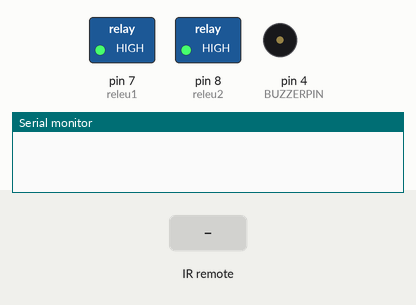
The sketch below on a simulated Arduino Uno, built with avr-gcc and run on an emulated ATmega328P. On the bench: switched loads named in the sketch (green lamp = pin HIGH), buzzer (waves = sounding), the last lines printed to the serial monitor. The inputs (shaded band) are chosen by the test bench.

Above: at 1.2 s.
1.3 s: infrared code 0xBA45FF00 received
At 1.5 s:
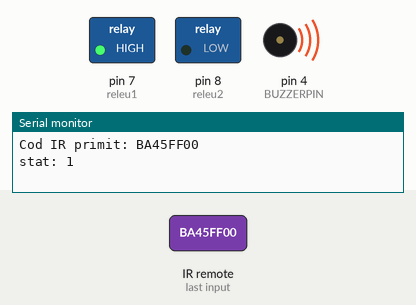
4.3 s: infrared code 0xF20DFF00 received
At 4.9 s:
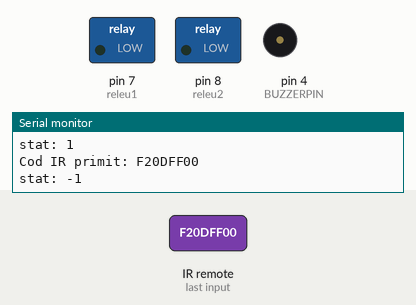
5.9 s: infrared code 0xE916FF00 received
At 6.9 s:
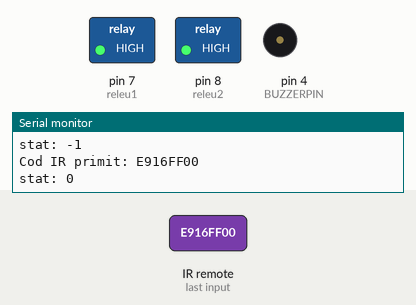
Timing chart, 0 to 8.9 s (numbered marks = the images above; inputs shaded):
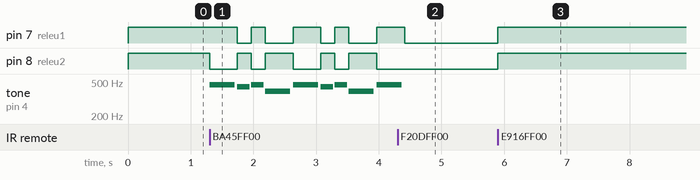

Measured:
- after the input at 1.3 s, pin 7 (releu1): HIGH → LOW after 0.45 s, → HIGH 0.22 s later, → LOW 0.22 s later, → HIGH 0.44 s later, … (8 changes in this stretch); pin 8 (releu2): HIGH → LOW at once, → HIGH 0.44 s later, → LOW 0.22 s later, → HIGH 0.22 s later, … (9 changes in this stretch)
- after the input at 4.3 s, pin 7 (releu1): goes on until 4.4 s, then stays LOW; pin 8 (releu2): stops changing and stays LOW; tone on pin 4 (BUZZERPIN): goes on until 4.4 s, then stays silent
- after the input at 5.9 s, pin 7 (releu1), pin 8 (releu2): LOW → HIGH at once

The sketch:

inst_bun.ino
```cpp
#include <util/delay.h>
#define IR_USE_AVR_TIMER1
#include <IRremote.h>

const int receiver = 5;


#define BUZZERPIN 4
const int releu1 = 7;
const int releu2 = 8;

//IRrecv irrecv(receiver);
//decode_results results;
IRrecv irrecv(receiver);

volatile int stat = 0;
volatile int soundON = 1;


#define NOTE_B0 31
#define NOTE_C1 33
#define NOTE_CS1 35
#define NOTE_D1 37
#define NOTE_DS1 39
#define NOTE_E1 41
#define NOTE_F1 44
#define NOTE_FS1 46
#define NOTE_G1 49
#define NOTE_GS1 52
#define NOTE_A1 55
#define NOTE_AS1 58
#define NOTE_B1 62
#define NOTE_C2 65
#define NOTE_CS2 69
#define NOTE_D2 73
#define NOTE_DS2 78
#define NOTE_E2 82
#define NOTE_F2 87
#define NOTE_FS2 93
#define NOTE_G2 98
#define NOTE_GS2 104
#define NOTE_A2 110
#define NOTE_AS2 117
#define NOTE_B2 123
#define NOTE_C3 131
#define NOTE_CS3 139
#define NOTE_D3 147
#define NOTE_DS3 156
#define NOTE_E3 165
#define NOTE_F3 175
#define NOTE_FS3 185
#define NOTE_G3 196
#define NOTE_GS3 208
#define NOTE_A3 220
#define NOTE_AS3 233
#define NOTE_B3 247
#define NOTE_C4 262
#define NOTE_CS4 277
#define NOTE_D4 294
#define NOTE_DS4 311
#define NOTE_E4 330
#define NOTE_F4 349
#define NOTE_FS4 370
#define NOTE_G4 392
#define NOTE_GS4 415
#define NOTE_A4 440
#define NOTE_AS4 466
#define NOTE_B4 494
#define NOTE_C5 523
#define NOTE_CS5 554
#define NOTE_D5 587
#define NOTE_DS5 622
#define NOTE_E5 659
#define NOTE_F5 698
#define NOTE_FS5 740
#define NOTE_G5 784
#define NOTE_GS5 831
#define NOTE_A5 880
#define NOTE_AS5 932
#define NOTE_B5 988
#define NOTE_C6 1047
#define NOTE_CS6 1109
#define NOTE_D6 1175
#define NOTE_DS6 1245
#define NOTE_E6 1319
#define NOTE_F6 1397
#define NOTE_FS6 1480
#define NOTE_G6 1568
#define NOTE_GS6 1661
#define NOTE_A6 1760
#define NOTE_AS6 1865
#define NOTE_B6 1976
#define NOTE_C7 2093
#define NOTE_CS7 2217
#define NOTE_D7 2349
#define NOTE_DS7 2489
#define NOTE_E7 2637
#define NOTE_F7 2794
#define NOTE_FS7 2960
#define NOTE_G7 3136
#define NOTE_GS7 3322
#define NOTE_A7 3520
#define NOTE_AS7 3729
#define NOTE_B7 3951
#define NOTE_C8 4186
#define NOTE_CS8 4435
#define NOTE_D8 4699
#define NOTE_DS8 4978
#define REST 0

void setup() {

  Serial.begin(9600);  // Inițializează consola serială

  IrReceiver.enableIRIn();
  pinMode(BUZZERPIN, OUTPUT);
  pinMode(releu1, OUTPUT);
  pinMode(releu2, OUTPUT);
  digitalWrite(releu1, HIGH);
  digitalWrite(releu2, HIGH);
}

void playTone(int tone, int duration)
{
 for (long i = 0; i < duration * 1000L; i += tone * 2)
 {
 digitalWrite(BUZZERPIN, HIGH);
 delayMicroseconds(tone);
 digitalWrite(BUZZERPIN, LOW);
 delayMicroseconds(tone);
 }
}

void loop() {
  check_command();
  // songTempo is a uint8_t so it can be 0-255.
  if (stat == 1) {
    uint8_t songTempo = 135;
    int16_t melody[]{
      NOTE_AS4, 4, NOTE_A4, 8, NOTE_AS4, 8, NOTE_G4, 4, NOTE_AS4, 4, NOTE_A4, 8, NOTE_AS4, 8, NOTE_G4, 4, NOTE_AS4, 4, NOTE_A4, 8, NOTE_AS4, 8, NOTE_G4, 4, NOTE_AS4, 4, NOTE_A4, 8, NOTE_AS4, 8, NOTE_G4, 4, NOTE_AS4, 4, NOTE_A4, 8, NOTE_AS4, 8, NOTE_G4, 4, NOTE_AS4, 4, NOTE_A4, 8, NOTE_AS4, 8, NOTE_G4, 4,
      NOTE_D5, 4, NOTE_C5, 8, NOTE_D5, 8, NOTE_AS4, 4, NOTE_D5, 4, NOTE_C5, 8, NOTE_D5, 8, NOTE_AS4, 4, NOTE_D5, 4, NOTE_C5, 8, NOTE_D5, 8, NOTE_AS4, 4, NOTE_D5, 4, NOTE_C5, 8, NOTE_D5, 8, NOTE_AS4, 4, NOTE_G5, 4, NOTE_G5, 8, NOTE_G5, 8, NOTE_F5, 8, NOTE_DS5, 8, NOTE_D5, 4, NOTE_D5, 8, NOTE_D5, 8, NOTE_C5, 8, NOTE_AS4, 8,
      NOTE_C5, 4, NOTE_C5, 8, NOTE_C5, 8, NOTE_D5, 8, NOTE_C5, 8, NOTE_AS4, 4, NOTE_A4, 8, NOTE_AS4, 8, NOTE_G4, 4, NOTE_D4, 8, NOTE_E4, 8, NOTE_FS4, 8, NOTE_G4, 8, NOTE_A4, 8, NOTE_AS4, 8, NOTE_C5, 8, NOTE_D5, 8, NOTE_C5, 4, NOTE_AS4, 4, NOTE_D5, 8, NOTE_D5, 8, NOTE_FS5, 8, NOTE_G5, 8, NOTE_A5, 8, NOTE_AS5, 8,
      NOTE_C6, 8, NOTE_D6, 8, NOTE_C6, 4, NOTE_AS5, 4, NOTE_AS5, 4, NOTE_A5, 8, NOTE_AS5, 8, NOTE_G5, 4, NOTE_AS5, 4, NOTE_A5, 8, NOTE_AS5, 8, NOTE_G5, 4, NOTE_AS5, 4, NOTE_A5, 8, NOTE_AS5, 8, NOTE_G5, 4, NOTE_AS5, 4, NOTE_A5, 8, NOTE_AS5, 8, NOTE_G5, 4,
      NOTE_AS5, -4, NOTE_A5, -8, NOTE_AS5, -8, NOTE_G5, 2
    };
    uint16_t notes = sizeof(melody) / sizeof(melody[0]) / 2;
    uint16_t wholenote = (60000 * 4) / songTempo;
    int8_t divider;
    uint16_t noteDuration;
    for (uint16_t i = 0; i < notes * 2; i += 2) {
      if (i % 4 == 0) {
        digitalWrite(releu1, HIGH);
        digitalWrite(releu2, LOW);
      } else {
        digitalWrite(releu1, LOW);
        digitalWrite(releu2, HIGH);
      }
      divider = melody[i + 1];
      if (divider > 0) {
        noteDuration = wholenote / divider;
      } else {
        noteDuration = wholenote / abs(divider) * 1.5;
      }
      if (soundON == 1) {
      tone(BUZZERPIN, melody[i], noteDuration * 0.9);
      }
      delay(noteDuration);
      check_command();
      if (stat != 1) break;
      //noTone(BUZZERPIN);

    }
  }

  else if (stat == 2) {
    uint8_t songTempo = 115;
    int16_t melody[]{
      NOTE_D4, 4, NOTE_G4, -8, NOTE_G4, 16, NOTE_G4, 4, NOTE_A4, 4, NOTE_B4, -8, NOTE_B4, 16, NOTE_B4, -4, NOTE_B4, 8, NOTE_A4, 8, NOTE_B4, 8, NOTE_C5, 4, NOTE_F4, 4, NOTE_A4, 4, NOTE_G4, 4, NOTE_D4, 2, REST, 16,
      NOTE_G4, -8, NOTE_G4, 16, NOTE_G4, 4, NOTE_A4, 4, NOTE_B4, -8, NOTE_B4, 16, NOTE_B4, -4, NOTE_B4, 8, NOTE_A4, 8, NOTE_B4, 8, NOTE_C5, 4, NOTE_F4, 4, NOTE_A4, 4, NOTE_G4, -4, REST, 4, NOTE_D5, 8,
      NOTE_D5, 8, NOTE_B4, 8, NOTE_E5, -4, NOTE_D5, 8, NOTE_D5, 8, NOTE_C5, 8, NOTE_C5, -4, NOTE_C5, 8, NOTE_C5, 8, NOTE_A4, 8, NOTE_D5, -4, NOTE_C5, 8, NOTE_C5, 8, NOTE_B4, 8, NOTE_B4, 4, NOTE_D4, 4,
      NOTE_G4, -8, NOTE_G4, 16, NOTE_G4, 4, NOTE_A4, 4, NOTE_B4, -8, NOTE_B4, 16, NOTE_B4, -4, NOTE_B4, 8, NOTE_A4, 8, NOTE_B4, 8, NOTE_C5, 4, NOTE_F4, 4, NOTE_A4, 4, NOTE_G4, 2
    };
    uint16_t notes = sizeof(melody) / sizeof(melody[0]) / 2;
    uint16_t wholenote = (60000 * 4) / songTempo;
    int8_t divider;
    uint16_t noteDuration;
    for (uint16_t i = 0; i < notes * 2; i += 2) {
      if (i % 4 == 0) {
        digitalWrite(releu1, HIGH);
        digitalWrite(releu2, LOW);
      } else {
        digitalWrite(releu1, LOW);
        digitalWrite(releu2, HIGH);
      }
      divider = melody[i + 1];
      if (divider > 0) {
        noteDuration = wholenote / divider;
      } else {
        noteDuration = wholenote / abs(divider) * 1.5;
      }
      if (soundON == 1) {
      tone(BUZZERPIN, melody[i], noteDuration * 0.9);}
      delay(noteDuration);
      check_command();
      if (stat != 2) break;
      //noTone(BUZZERPIN);

    }
  }

  else if (stat == 3) {
    uint8_t songTempo = 160;
    int16_t melody[] {
    NOTE_F5,2, NOTE_E5,-4, NOTE_D5,8, NOTE_C5,-2, NOTE_AS4,4, NOTE_A4,2, NOTE_G4,2, NOTE_F4,-2,
    NOTE_C5,4, NOTE_D5,-2, NOTE_D5,4, NOTE_E5,-2, NOTE_E5,4, NOTE_F5,1,
    NOTE_F5,4, NOTE_F5,4, NOTE_E5,4, NOTE_D5,4, NOTE_C5,4, NOTE_C5,-4, NOTE_AS4,8, NOTE_A4,4, NOTE_F5,4, NOTE_F5,4, NOTE_E5,4, NOTE_D5,4,
    NOTE_C5,4, NOTE_C5,-4, NOTE_AS4,8, NOTE_A4,4, NOTE_A4,4, NOTE_A4,4, NOTE_A4,4, NOTE_A4,4, NOTE_A4,8, NOTE_AS4,8, NOTE_C5,-2,
    NOTE_AS4,8, NOTE_A4,8, NOTE_G4,4, NOTE_G4,4, NOTE_G4,4, NOTE_G4,8, NOTE_A4,8, NOTE_AS4,-2,
    NOTE_A4,8, NOTE_G4,8, NOTE_F4,4, NOTE_F5,2, NOTE_D5,4, NOTE_C5,-4, NOTE_AS4,8, NOTE_A4,4, NOTE_C5,4, NOTE_E4,2, NOTE_D4,2, NOTE_C4,1
  };
  uint16_t notes = sizeof(melody) / sizeof(melody[0]) / 2;
  uint16_t wholenote = (60000 * 4) / songTempo;
  int8_t divider;
  uint16_t noteDuration;
  for (uint16_t i=0; i<notes*2; i+=2) {
    if (i % 4 == 0) {
        digitalWrite(releu1, HIGH);
        digitalWrite(releu2, LOW);
      } else {
        digitalWrite(releu1, LOW);
        digitalWrite(releu2, HIGH);
      }
    divider = melody[i+1];
    if (divider > 0) {
      noteDuration = wholenote / divider;
    } else {
      noteDuration = wholenote / abs(divider) * 1.5;
    }
    if (soundON == 1) {
    tone(BUZZERPIN, melody[i], noteDuration * 0.9);}
    delay(noteDuration);
    check_command();
      if (stat != 3) break;
    //noTone(BUZZERPIN);
  }
  }

  else if (stat == -1) {  // starea de turn on
    digitalWrite(releu1, LOW);
    digitalWrite(releu2, LOW);
  }

  else if (stat == 0) {  // starea de reset total
    digitalWrite(releu1, HIGH);
    digitalWrite(releu2, HIGH);
  }

}

void check_command() {
  if (IrReceiver.decode()) {
    Serial.print("Cod IR primit: ");
    Serial.println(IrReceiver.decodedIRData.decodedRawData, HEX);  // Afișează codul IR

    if (IrReceiver.decodedIRData.decodedRawData == 0xBA45FF00) { stat = 1; }  // sunet1
    else if (IrReceiver.decodedIRData.decodedRawData == 0xB946FF00) { stat = 2; }                                                                              // sunet2
    else if (IrReceiver.decodedIRData.decodedRawData == 0xB847FF00) { stat = 3; }  // sunet3

    else if (IrReceiver.decodedIRData.decodedRawData == 0xE916FF00) { stat = 0; }                                                                               // turn off
    else if (IrReceiver.decodedIRData.decodedRawData == 0xF20DFF00) { stat = -1; }  // turn on
    else if (IrReceiver.decodedIRData.decodedRawData == 0xAD52FF00) {
      soundON = 0;
    }  // diez
    else if (IrReceiver.decodedIRData.decodedRawData == 0xE718FF00) { soundON = 1; }
    Serial.print("stat: ");
    Serial.println(stat);
    IrReceiver.resume();
  }
}

void oChristmasTree(uint8_t songTempo) {
}

void carolofTheBells(uint8_t songTempo) {
}
```
